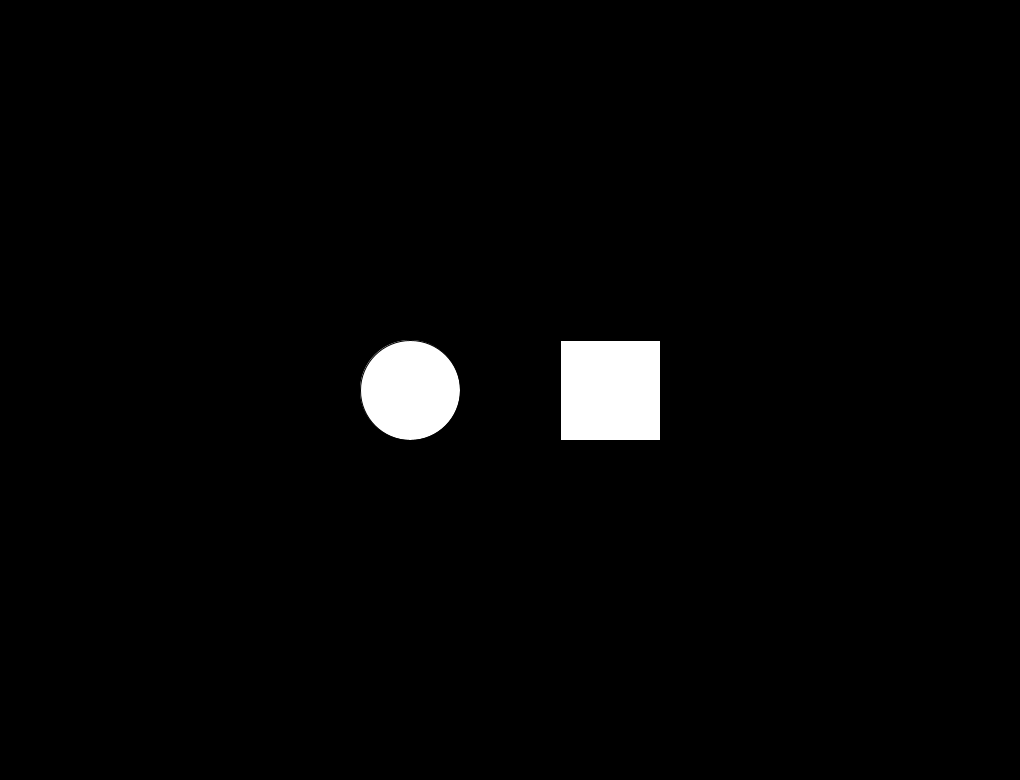
Frame 1 (no input)
Frame 60 (the mouse pressed at the canvas centre just before this capture): identical to frame 1, image omitted
Frame 120 (the mouse held since frame 60 and released just before this capture): identical to frame 1, image omitted

The Processing sketch that drew this single still picture (run headless with seeded random() and noise(); from frame 60 on, the mouse is pressed at the canvas centre):

// Processing sketch: moviendo_figuras
// ── moviendo_figuras.pde

Figuras cuadrado;
Figuras circulo;
boolean soltartecla;
float velocidad = 25;
float aceleracion = 0.05;

void setup() {
  size(1020, 780);
  background(0);
  colorMode(HSB, 100, 100, 100, 100);
  float w = width;
  float h = height;
  cuadrado = new Figuras(2, w/2+100, h/2, 100, 100);
  circulo = new Figuras(1, w/2-100, h/2, 100, 100);
  soltartecla = false;
}

void draw() {
  background(0);
  if (cuadrado.seleccion()&&!circulo.seleccion()) {
    cuadrado.arrastre();
  }
  if (circulo.seleccion()&&!cuadrado.seleccion()) {
    circulo.arrastre();
  } 
  if (soltartecla || !circulo.seleccion() || !cuadrado.seleccion()){
    cuadrado.mover();
    circulo.mover();
  }
  cuadrado.dibujarFigura();
  circulo.dibujarFigura();
}

void mouseReleased() {
  soltartecla = true; 
  circulo.velocidadDireccion();
  cuadrado.velocidadDireccion();
}

void mousePressed(){
  soltartecla = false;
}
// ── Figuras.pde
class Figuras {

  float x, y, ancho, altura, velocidadx, velocidady;
  int figura;
  color c;
  boolean seleccion = false;

  Figuras(int tfigura, float tx, float ty, float tancho, float taltura) {
    figura = tfigura;
    x = tx;
    y = ty;
    ancho = tancho;
    altura = taltura;
  }

  void dibujarFigura() {
    if (figura == 1) {
      ellipse(x, y, ancho, altura);
    }
    if (figura == 2) {
      rectMode(CENTER);
      rect(x, y, ancho, altura);
    }
  }

  boolean seleccion() {
    if (pmouseX<x+ancho/2 && pmouseX>x-ancho/2 && pmouseY<y+altura/2 && pmouseY>y-altura/2 && mousePressed) {
      seleccion = true;
    } else {
      seleccion = false;
    }
    return seleccion;
  }


  void arrastre() {

    x = mouseX;
    y = mouseY;

    if (mouseX>width) {
      x = width;
    }
    if (mouseX<0) {
      x = 0;
    }
    if (mouseY>height) {
      y = height;
    }
    if (mouseY<0) {
      y = 0;
    }
  }

  void velocidadDireccion() {
    if (seleccion) {
      velocidadx = (mouseX-pmouseX);
      velocidady = (mouseY-pmouseY);
    }
    if (velocidadx>velocidad || velocidady>velocidad) {
      float a = velocidadx;
      velocidadx = velocidad*cos(velocidady/velocidadx);
      velocidady = velocidad*sin(velocidady/a);
    }
  }

  void mover() {
    x = x + velocidadx;
    y = y + velocidady;
    if (x>width || x<0) {
      velocidadx = -(velocidadx+1);
    }
    if (y>height || y<0) {
      velocidady = -(velocidady+1);
    }

    if (abs(velocidadx)<0.2 && abs(velocidady)<0.2) {
      velocidadx = 0;
      velocidady = 0;
    } else {
      if (velocidadx>0) {
        velocidadx = velocidadx - aceleracion;
      }
      if (velocidadx<0) {
        velocidadx = velocidadx + aceleracion;
      }
      if (velocidady>0) {
        velocidady = velocidady - aceleracion;
      }
      if (velocidady<0) {
        velocidady = velocidady + aceleracion;
      }
    }
  }
}
